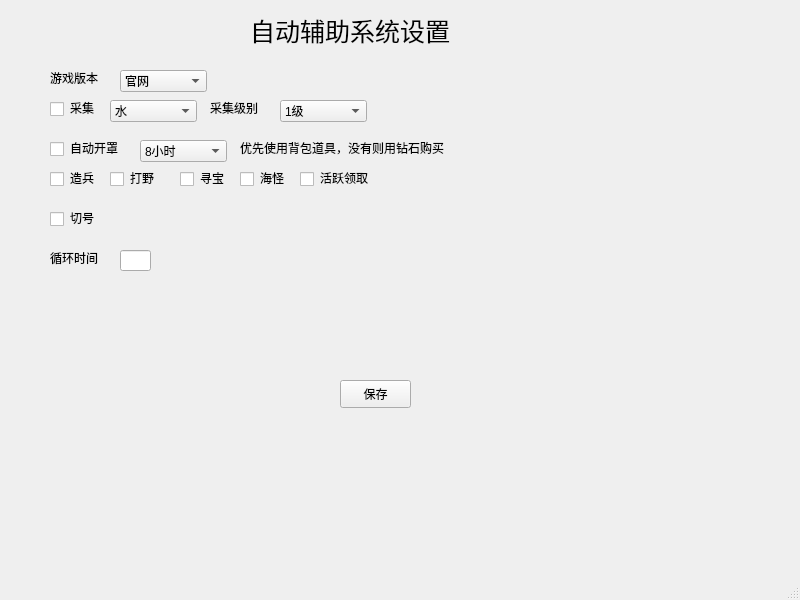
<?xml version="1.0" encoding="UTF-8"?>
<ui version="4.0">
 <class>mainWindow</class>
 <widget class="QMainWindow" name="mainWindow">
  <property name="geometry">
   <rect>
    <x>0</x>
    <y>0</y>
    <width>800</width>
    <height>600</height>
   </rect>
  </property>
  <property name="windowTitle">
   <string>末日进化脚本</string>
  </property>
  <widget class="QWidget" name="centralwidget">
   <widget class="QLabel" name="label">
    <property name="geometry">
     <rect>
      <x>250</x>
      <y>10</y>
      <width>271</width>
      <height>41</height>
     </rect>
    </property>
    <property name="font">
     <font>
      <pointsize>19</pointsize>
     </font>
    </property>
    <property name="text">
     <string>自动辅助系统设置</string>
    </property>
   </widget>
   <widget class="QLabel" name="label_2">
    <property name="geometry">
     <rect>
      <x>70</x>
      <y>100</y>
      <width>41</width>
      <height>16</height>
     </rect>
    </property>
    <property name="text">
     <string>采集</string>
    </property>
   </widget>
   <widget class="QCheckBox" name="checkBox">
    <property name="geometry">
     <rect>
      <x>50</x>
      <y>100</y>
      <width>31</width>
      <height>19</height>
     </rect>
    </property>
    <property name="text">
     <string/>
    </property>
   </widget>
   <widget class="QComboBox" name="comboBox">
    <property name="geometry">
     <rect>
      <x>110</x>
      <y>100</y>
      <width>87</width>
      <height>22</height>
     </rect>
    </property>
    <item>
     <property name="text">
      <string>水</string>
     </property>
    </item>
    <item>
     <property name="text">
      <string>罐头</string>
     </property>
    </item>
    <item>
     <property name="text">
      <string>石油</string>
     </property>
    </item>
    <item>
     <property name="text">
      <string>矿石</string>
     </property>
    </item>
    <item>
     <property name="text">
      <string>水罐混采</string>
     </property>
    </item>
    <item>
     <property name="text">
      <string>油矿混采</string>
     </property>
    </item>
   </widget>
   <widget class="QLabel" name="label_3">
    <property name="geometry">
     <rect>
      <x>210</x>
      <y>100</y>
      <width>81</width>
      <height>16</height>
     </rect>
    </property>
    <property name="text">
     <string>采集级别</string>
    </property>
   </widget>
   <widget class="QComboBox" name="comboBox_2">
    <property name="geometry">
     <rect>
      <x>280</x>
      <y>100</y>
      <width>87</width>
      <height>22</height>
     </rect>
    </property>
    <item>
     <property name="text">
      <string>1级</string>
     </property>
    </item>
    <item>
     <property name="text">
      <string>2级</string>
     </property>
    </item>
    <item>
     <property name="text">
      <string>3级</string>
     </property>
    </item>
    <item>
     <property name="text">
      <string>4级</string>
     </property>
    </item>
    <item>
     <property name="text">
      <string>5级</string>
     </property>
    </item>
    <item>
     <property name="text">
      <string>6级</string>
     </property>
    </item>
    <item>
     <property name="text">
      <string>7级</string>
     </property>
    </item>
    <item>
     <property name="text">
      <string>8级</string>
     </property>
    </item>
    <item>
     <property name="text">
      <string>9级</string>
     </property>
    </item>
   </widget>
   <widget class="QCheckBox" name="checkBox_2">
    <property name="geometry">
     <rect>
      <x>50</x>
      <y>140</y>
      <width>31</width>
      <height>19</height>
     </rect>
    </property>
    <property name="text">
     <string/>
    </property>
   </widget>
   <widget class="QLabel" name="label_4">
    <property name="geometry">
     <rect>
      <x>70</x>
      <y>140</y>
      <width>71</width>
      <height>16</height>
     </rect>
    </property>
    <property name="text">
     <string>自动开罩</string>
    </property>
   </widget>
   <widget class="QComboBox" name="comboBox_3">
    <property name="geometry">
     <rect>
      <x>140</x>
      <y>140</y>
      <width>87</width>
      <height>22</height>
     </rect>
    </property>
    <item>
     <property name="text">
      <string>8小时</string>
     </property>
    </item>
    <item>
     <property name="text">
      <string>1天</string>
     </property>
    </item>
    <item>
     <property name="text">
      <string>3天</string>
     </property>
    </item>
    <item>
     <property name="text">
      <string>7天</string>
     </property>
    </item>
   </widget>
   <widget class="QLabel" name="label_5">
    <property name="geometry">
     <rect>
      <x>240</x>
      <y>140</y>
      <width>261</width>
      <height>16</height>
     </rect>
    </property>
    <property name="text">
     <string>优先使用背包道具，没有则用钻石购买</string>
    </property>
   </widget>
   <widget class="QCheckBox" name="checkBox_3">
    <property name="geometry">
     <rect>
      <x>50</x>
      <y>170</y>
      <width>31</width>
      <height>19</height>
     </rect>
    </property>
    <property name="text">
     <string/>
    </property>
   </widget>
   <widget class="QLabel" name="label_6">
    <property name="geometry">
     <rect>
      <x>70</x>
      <y>170</y>
      <width>41</width>
      <height>16</height>
     </rect>
    </property>
    <property name="text">
     <string>造兵</string>
    </property>
   </widget>
   <widget class="QCheckBox" name="checkBox_4">
    <property name="geometry">
     <rect>
      <x>110</x>
      <y>170</y>
      <width>31</width>
      <height>19</height>
     </rect>
    </property>
    <property name="text">
     <string/>
    </property>
   </widget>
   <widget class="QLabel" name="label_7">
    <property name="geometry">
     <rect>
      <x>130</x>
      <y>170</y>
      <width>41</width>
      <height>16</height>
     </rect>
    </property>
    <property name="text">
     <string>打野</string>
    </property>
   </widget>
   <widget class="QLabel" name="label_8">
    <property name="geometry">
     <rect>
      <x>70</x>
      <y>210</y>
      <width>101</width>
      <height>16</height>
     </rect>
    </property>
    <property name="text">
     <string>切号</string>
    </property>
   </widget>
   <widget class="QCheckBox" name="checkBox_5">
    <property name="geometry">
     <rect>
      <x>50</x>
      <y>210</y>
      <width>31</width>
      <height>19</height>
     </rect>
    </property>
    <property name="text">
     <string/>
    </property>
   </widget>
   <widget class="QPushButton" name="pushButton">
    <property name="geometry">
     <rect>
      <x>340</x>
      <y>380</y>
      <width>71</width>
      <height>28</height>
     </rect>
    </property>
    <property name="text">
     <string>保存</string>
    </property>
   </widget>
   <widget class="QLabel" name="label_12">
    <property name="geometry">
     <rect>
      <x>200</x>
      <y>170</y>
      <width>41</width>
      <height>16</height>
     </rect>
    </property>
    <property name="text">
     <string>寻宝</string>
    </property>
   </widget>
   <widget class="QCheckBox" name="checkBox_6">
    <property name="geometry">
     <rect>
      <x>240</x>
      <y>170</y>
      <width>31</width>
      <height>19</height>
     </rect>
    </property>
    <property name="text">
     <string/>
    </property>
   </widget>
   <widget class="QLabel" name="label_13">
    <property name="geometry">
     <rect>
      <x>260</x>
      <y>170</y>
      <width>41</width>
      <height>16</height>
     </rect>
    </property>
    <property name="text">
     <string>海怪</string>
    </property>
   </widget>
   <widget class="QCheckBox" name="checkBox_7">
    <property name="geometry">
     <rect>
      <x>180</x>
      <y>170</y>
      <width>31</width>
      <height>19</height>
     </rect>
    </property>
    <property name="text">
     <string/>
    </property>
   </widget>
   <widget class="QLabel" name="label_15">
    <property name="geometry">
     <rect>
      <x>320</x>
      <y>170</y>
      <width>71</width>
      <height>16</height>
     </rect>
    </property>
    <property name="text">
     <string>活跃领取</string>
    </property>
   </widget>
   <widget class="QCheckBox" name="checkBox_8">
    <property name="geometry">
     <rect>
      <x>300</x>
      <y>170</y>
      <width>31</width>
      <height>19</height>
     </rect>
    </property>
    <property name="text">
     <string/>
    </property>
   </widget>
   <widget class="QLabel" name="label_14">
    <property name="geometry">
     <rect>
      <x>50</x>
      <y>70</y>
      <width>71</width>
      <height>16</height>
     </rect>
    </property>
    <property name="text">
     <string>游戏版本</string>
    </property>
   </widget>
   <widget class="QComboBox" name="comboBox_4">
    <property name="geometry">
     <rect>
      <x>120</x>
      <y>70</y>
      <width>87</width>
      <height>22</height>
     </rect>
    </property>
    <item>
     <property name="text">
      <string>官网</string>
     </property>
    </item>
    <item>
     <property name="text">
      <string>华为</string>
     </property>
    </item>
    <item>
     <property name="text">
      <string>vivo</string>
     </property>
    </item>
   </widget>
   <widget class="QLabel" name="label_9">
    <property name="geometry">
     <rect>
      <x>50</x>
      <y>250</y>
      <width>72</width>
      <height>15</height>
     </rect>
    </property>
    <property name="text">
     <string>循环时间</string>
    </property>
   </widget>
   <widget class="QLineEdit" name="lineEdit">
    <property name="geometry">
     <rect>
      <x>120</x>
      <y>250</y>
      <width>31</width>
      <height>21</height>
     </rect>
    </property>
    <property name="text">
     <string/>
    </property>
   </widget>
  </widget>
  <widget class="QMenuBar" name="menubar">
   <property name="geometry">
    <rect>
     <x>0</x>
     <y>0</y>
     <width>800</width>
     <height>26</height>
    </rect>
   </property>
  </widget>
  <widget class="QStatusBar" name="statusbar"/>
 </widget>
 <resources/>
 <connections/>
</ui>
